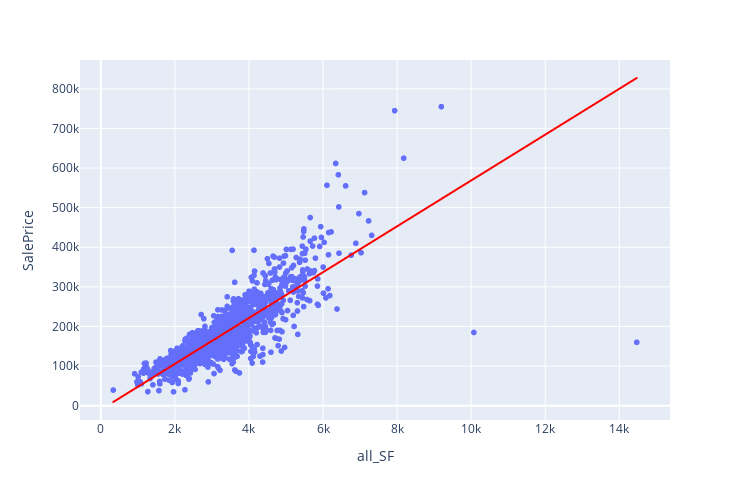

Notebook code for this chart:
### Markdown cell above
#### Scattor Plot with SalePrice & all_SF

### Code cell
fig6 = px.scatter(train, 
                  width=750, height=500, 
                  x = train['all_SF'], y = train['SalePrice'], 
                  trendline="ols", trendline_color_override="red")
fig6.show()

### Figure 1 — Plotly figure (JSON) as saved in the notebook; plotly's stock layout.template omitted (floating-point values rounded to 4 significant figures; data arrays with more than 128 entries replaced by an {"elided": "..."} marker saying what was removed)
{"data": [{"hovertemplate": "all_SF=%{x}<br>SalePrice=%{y}<extra></extra>", "legendgroup": "", "marker": {"color": "#636efa", "symbol": "circle"}, "mode": "markers", "name": "", "showlegend": false, "type": "scattergl", "x": {"elided": "1460 float values"}, "xaxis": "x", "y": {"elided": "1460 int values"}, "yaxis": "y"}, {"hovertemplate": "<b>OLS trendline</b><br>SalePrice = 57.8782 * all_SF + -10161.4<br>R<sup>2</sup>=0.679151<br><br>all_SF=%{x}<br>SalePrice=%{y} <b>(trend)</b><extra></extra>", "legendgroup": "", "line": {"color": "red"}, "marker": {"color": "#636efa", "symbol": "circle"}, "mode": "lines", "name": "", "showlegend": false, "type": "scattergl", "x": {"elided": "1452 float values"}, "xaxis": "x", "y": {"elided": "1452 float values"}, "yaxis": "y"}], "layout": {"height": 500, "legend": {"tracegroupgap": 0}, "margin": {"t": 60}, "width": 750, "xaxis": {"anchor": "y", "domain": [0.0, 1.0], "title": {"text": "all_SF"}}, "yaxis": {"anchor": "x", "domain": [0.0, 1.0], "title": {"text": "SalePrice"}}}}
